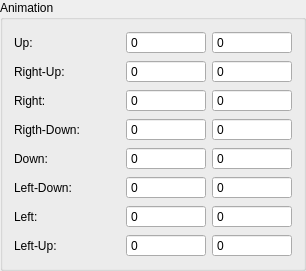
                <widget class="QGroupBox" name="EntityAnimationBox">
                 <property name="title">
                  <string>Animation</string>
                 </property>
                 <layout class="QVBoxLayout" name="verticalLayout_9">
                  <item>
                   <widget class="QWidget" name="Up" native="true">
                    <layout class="QHBoxLayout" name="horizontalLayout_15">
                     <property name="margin">
                      <number>0</number>
                     </property>
                     <item>
                      <widget class="QLabel" name="label_9">
                       <property name="text">
                        <string>Up:</string>
                       </property>
                      </widget>
                     </item>
                     <item>
                      <spacer name="horizontalSpacer_7">
                       <property name="orientation">
                        <enum>Qt::Horizontal</enum>
                       </property>
                       <property name="sizeHint" stdset="0">
                        <size>
                         <width>40</width>
                         <height>20</height>
                        </size>
                       </property>
                      </spacer>
                     </item>
                     <item>
                      <widget class="QSpinBox" name="spinBox_3">
                       <property name="sizePolicy">
                        <sizepolicy hsizetype="Expanding" vsizetype="Fixed">
                         <horstretch>0</horstretch>
                         <verstretch>0</verstretch>
                        </sizepolicy>
                       </property>
                       <property name="minimumSize">
                        <size>
                         <width>80</width>
                         <height>0</height>
                        </size>
                       </property>
                       <property name="maximumSize">
                        <size>
                         <width>80</width>
                         <height>16777215</height>
                        </size>
                       </property>
                       <property name="frame">
                        <bool>true</bool>
                       </property>
                       <property name="buttonSymbols">
                        <enum>QAbstractSpinBox::NoButtons</enum>
                       </property>
                       <property name="maximum">
                        <number>999</number>
                       </property>
                      </widget>
                     </item>
                     <item>
                      <widget class="QSpinBox" name="spinBox_5">
                       <property name="sizePolicy">
                        <sizepolicy hsizetype="Expanding" vsizetype="Fixed">
                         <horstretch>0</horstretch>
                         <verstretch>0</verstretch>
                        </sizepolicy>
                       </property>
                       <property name="minimumSize">
                        <size>
                         <width>80</width>
                         <height>0</height>
                        </size>
                       </property>
                       <property name="maximumSize">
                        <size>
                         <width>80</width>
                         <height>16777215</height>
                        </size>
                       </property>
                       <property name="frame">
                        <bool>true</bool>
                       </property>
                       <property name="buttonSymbols">
                        <enum>QAbstractSpinBox::NoButtons</enum>
                       </property>
                       <property name="maximum">
                        <number>999</number>
                       </property>
                      </widget>
                     </item>
                    </layout>
                   </widget>
                  </item>
                  <item>
                   <widget class="QWidget" name="Rightup" native="true">
                    <layout class="QHBoxLayout" name="horizontalLayout_27">
                     <property name="margin">
                      <number>0</number>
                     </property>
                     <item>
                      <widget class="QLabel" name="label_21">
                       <property name="text">
                        <string>Right-Up:</string>
                       </property>
                      </widget>
                     </item>
                     <item>
                      <spacer name="horizontalSpacer_19">
                       <property name="orientation">
                        <enum>Qt::Horizontal</enum>
                       </property>
                       <property name="sizeHint" stdset="0">
                        <size>
                         <width>40</width>
                         <height>20</height>
                        </size>
                       </property>
                      </spacer>
                     </item>
                     <item>
                      <widget class="QSpinBox" name="spinBox_6">
                       <property name="sizePolicy">
                        <sizepolicy hsizetype="Expanding" vsizetype="Fixed">
                         <horstretch>0</horstretch>
                         <verstretch>0</verstretch>
                        </sizepolicy>
                       </property>
                       <property name="minimumSize">
                        <size>
                         <width>80</width>
                         <height>0</height>
                        </size>
                       </property>
                       <property name="maximumSize">
                        <size>
                         <width>80</width>
                         <height>16777215</height>
                        </size>
                       </property>
                       <property name="frame">
                        <bool>true</bool>
                       </property>
                       <property name="buttonSymbols">
                        <enum>QAbstractSpinBox::NoButtons</enum>
                       </property>
                       <property name="maximum">
                        <number>999</number>
                       </property>
                      </widget>
                     </item>
                     <item>
                      <widget class="QSpinBox" name="spinBox_19">
                       <property name="sizePolicy">
                        <sizepolicy hsizetype="Expanding" vsizetype="Fixed">
                         <horstretch>0</horstretch>
                         <verstretch>0</verstretch>
                        </sizepolicy>
                       </property>
                       <property name="minimumSize">
                        <size>
                         <width>80</width>
                         <height>0</height>
                        </size>
                       </property>
                       <property name="maximumSize">
                        <size>
                         <width>80</width>
                         <height>16777215</height>
                        </size>
                       </property>
                       <property name="frame">
                        <bool>true</bool>
                       </property>
                       <property name="buttonSymbols">
                        <enum>QAbstractSpinBox::NoButtons</enum>
                       </property>
                       <property name="maximum">
                        <number>999</number>
                       </property>
                      </widget>
                     </item>
                    </layout>
                   </widget>
                  </item>
                  <item>
                   <widget class="QWidget" name="Right" native="true">
                    <layout class="QHBoxLayout" name="horizontalLayout_22">
                     <property name="margin">
                      <number>0</number>
                     </property>
                     <item>
                      <widget class="QLabel" name="label_16">
                       <property name="text">
                        <string>Right:</string>
                       </property>
                      </widget>
                     </item>
                     <item>
                      <spacer name="horizontalSpacer_14">
                       <property name="orientation">
                        <enum>Qt::Horizontal</enum>
                       </property>
                       <property name="sizeHint" stdset="0">
                        <size>
                         <width>40</width>
                         <height>20</height>
                        </size>
                       </property>
                      </spacer>
                     </item>
                     <item>
                      <widget class="QSpinBox" name="spinBox_21">
                       <property name="sizePolicy">
                        <sizepolicy hsizetype="Expanding" vsizetype="Fixed">
                         <horstretch>0</horstretch>
                         <verstretch>0</verstretch>
                        </sizepolicy>
                       </property>
                       <property name="minimumSize">
                        <size>
                         <width>80</width>
                         <height>0</height>
                        </size>
                       </property>
                       <property name="maximumSize">
                        <size>
                         <width>80</width>
                         <height>16777215</height>
                        </size>
                       </property>
                       <property name="frame">
                        <bool>true</bool>
                       </property>
                       <property name="buttonSymbols">
                        <enum>QAbstractSpinBox::NoButtons</enum>
                       </property>
                       <property name="maximum">
                        <number>999</number>
                       </property>
                      </widget>
                     </item>
                     <item>
                      <widget class="QSpinBox" name="spinBox_20">
                       <property name="sizePolicy">
                        <sizepolicy hsizetype="Expanding" vsizetype="Fixed">
                         <horstretch>0</horstretch>
                         <verstretch>0</verstretch>
                        </sizepolicy>
                       </property>
                       <property name="minimumSize">
                        <size>
                         <width>80</width>
                         <height>0</height>
                        </size>
                       </property>
                       <property name="maximumSize">
                        <size>
                         <width>80</width>
                         <height>16777215</height>
                        </size>
                       </property>
                       <property name="frame">
                        <bool>true</bool>
                       </property>
                       <property name="buttonSymbols">
                        <enum>QAbstractSpinBox::NoButtons</enum>
                       </property>
                       <property name="maximum">
                        <number>999</number>
                       </property>
                      </widget>
                     </item>
                    </layout>
                   </widget>
                  </item>
                  <item>
                   <widget class="QWidget" name="Rightdown" native="true">
                    <layout class="QHBoxLayout" name="horizontalLayout_28">
                     <property name="margin">
                      <number>0</number>
                     </property>
                     <item>
                      <widget class="QLabel" name="label_22">
                       <property name="text">
                        <string>Rigth-Down:</string>
                       </property>
                      </widget>
                     </item>
                     <item>
                      <spacer name="horizontalSpacer_20">
                       <property name="orientation">
                        <enum>Qt::Horizontal</enum>
                       </property>
                       <property name="sizeHint" stdset="0">
                        <size>
                         <width>40</width>
                         <height>20</height>
                        </size>
                       </property>
                      </spacer>
                     </item>
                     <item>
                      <widget class="QSpinBox" name="spinBox_22">
                       <property name="sizePolicy">
                        <sizepolicy hsizetype="Expanding" vsizetype="Fixed">
                         <horstretch>0</horstretch>
                         <verstretch>0</verstretch>
                        </sizepolicy>
                       </property>
                       <property name="minimumSize">
                        <size>
                         <width>80</width>
                         <height>0</height>
                        </size>
                       </property>
                       <property name="maximumSize">
                        <size>
                         <width>80</width>
                         <height>16777215</height>
                        </size>
                       </property>
                       <property name="frame">
                        <bool>true</bool>
                       </property>
                       <property name="buttonSymbols">
                        <enum>QAbstractSpinBox::NoButtons</enum>
                       </property>
                       <property name="maximum">
                        <number>999</number>
                       </property>
                      </widget>
                     </item>
                     <item>
                      <widget class="QSpinBox" name="spinBox_23">
                       <property name="sizePolicy">
                        <sizepolicy hsizetype="Expanding" vsizetype="Fixed">
                         <horstretch>0</horstretch>
                         <verstretch>0</verstretch>
                        </sizepolicy>
                       </property>
                       <property name="minimumSize">
                        <size>
                         <width>80</width>
                         <height>0</height>
                        </size>
                       </property>
                       <property name="maximumSize">
                        <size>
                         <width>80</width>
                         <height>16777215</height>
                        </size>
                       </property>
                       <property name="frame">
                        <bool>true</bool>
                       </property>
                       <property name="buttonSymbols">
                        <enum>QAbstractSpinBox::NoButtons</enum>
                       </property>
                       <property name="maximum">
                        <number>999</number>
                       </property>
                      </widget>
                     </item>
                    </layout>
                   </widget>
                  </item>
                  <item>
                   <widget class="QWidget" name="Down" native="true">
                    <layout class="QHBoxLayout" name="horizontalLayout_29">
                     <property name="margin">
                      <number>0</number>
                     </property>
                     <item>
                      <widget class="QLabel" name="label_23">
                       <property name="text">
                        <string>Down:</string>
                       </property>
                      </widget>
                     </item>
                     <item>
                      <spacer name="horizontalSpacer_21">
                       <property name="orientation">
                        <enum>Qt::Horizontal</enum>
                       </property>
                       <property name="sizeHint" stdset="0">
                        <size>
                         <width>40</width>
                         <height>20</height>
                        </size>
                       </property>
                      </spacer>
                     </item>
                     <item>
                      <widget class="QSpinBox" name="spinBox_25">
                       <property name="sizePolicy">
                        <sizepolicy hsizetype="Expanding" vsizetype="Fixed">
                         <horstretch>0</horstretch>
                         <verstretch>0</verstretch>
                        </sizepolicy>
                       </property>
                       <property name="minimumSize">
                        <size>
                         <width>80</width>
                         <height>0</height>
                        </size>
                       </property>
                       <property name="maximumSize">
                        <size>
                         <width>80</width>
                         <height>16777215</height>
                        </size>
                       </property>
                       <property name="frame">
                        <bool>true</bool>
                       </property>
                       <property name="buttonSymbols">
                        <enum>QAbstractSpinBox::NoButtons</enum>
                       </property>
                       <property name="maximum">
                        <number>999</number>
                       </property>
                      </widget>
                     </item>
                     <item>
                      <widget class="QSpinBox" name="spinBox_24">
                       <property name="sizePolicy">
                        <sizepolicy hsizetype="Expanding" vsizetype="Fixed">
                         <horstretch>0</horstretch>
                         <verstretch>0</verstretch>
                        </sizepolicy>
                       </property>
                       <property name="minimumSize">
                        <size>
                         <width>80</width>
                         <height>0</height>
                        </size>
                       </property>
                       <property name="maximumSize">
                        <size>
                         <width>80</width>
                         <height>16777215</height>
                        </size>
                       </property>
                       <property name="frame">
                        <bool>true</bool>
                       </property>
                       <property name="buttonSymbols">
                        <enum>QAbstractSpinBox::NoButtons</enum>
                       </property>
                       <property name="maximum">
                        <number>999</number>
                       </property>
                      </widget>
                     </item>
                    </layout>
                   </widget>
                  </item>
                  <item>
                   <widget class="QWidget" name="Leftdown" native="true">
                    <layout class="QHBoxLayout" name="horizontalLayout_21">
                     <property name="margin">
                      <number>0</number>
                     </property>
                     <item>
                      <widget class="QLabel" name="label_15">
                       <property name="text">
                        <string>Left-Down:</string>
                       </property>
                      </widget>
                     </item>
                     <item>
                      <spacer name="horizontalSpacer_13">
                       <property name="orientation">
                        <enum>Qt::Horizontal</enum>
                       </property>
                       <property name="sizeHint" stdset="0">
                        <size>
                         <width>40</width>
                         <height>20</height>
                        </size>
                       </property>
                      </spacer>
                     </item>
                     <item>
                      <widget class="QSpinBox" name="spinBox_27">
                       <property name="sizePolicy">
                        <sizepolicy hsizetype="Expanding" vsizetype="Fixed">
                         <horstretch>0</horstretch>
                         <verstretch>0</verstretch>
                        </sizepolicy>
                       </property>
                       <property name="minimumSize">
                        <size>
                         <width>80</width>
                         <height>0</height>
                        </size>
                       </property>
                       <property name="maximumSize">
                        <size>
                         <width>80</width>
                         <height>16777215</height>
                        </size>
                       </property>
                       <property name="frame">
                        <bool>true</bool>
                       </property>
                       <property name="buttonSymbols">
                        <enum>QAbstractSpinBox::NoButtons</enum>
                       </property>
                       <property name="maximum">
                        <number>999</number>
                       </property>
                      </widget>
                     </item>
                     <item>
                      <widget class="QSpinBox" name="spinBox_26">
                       <property name="sizePolicy">
                        <sizepolicy hsizetype="Expanding" vsizetype="Fixed">
                         <horstretch>0</horstretch>
                         <verstretch>0</verstretch>
                        </sizepolicy>
                       </property>
                       <property name="minimumSize">
                        <size>
                         <width>80</width>
                         <height>0</height>
                        </size>
                       </property>
                       <property name="maximumSize">
                        <size>
                         <width>80</width>
                         <height>16777215</height>
                        </size>
                       </property>
                       <property name="frame">
                        <bool>true</bool>
                       </property>
                       <property name="buttonSymbols">
                        <enum>QAbstractSpinBox::NoButtons</enum>
                       </property>
                       <property name="maximum">
                        <number>999</number>
                       </property>
                      </widget>
                     </item>
                    </layout>
                   </widget>
                  </item>
                  <item>
                   <widget class="QWidget" name="Left" native="true">
                    <layout class="QHBoxLayout" name="horizontalLayout_24">
                     <property name="margin">
                      <number>0</number>
                     </property>
                     <item>
                      <widget class="QLabel" name="label_18">
                       <property name="text">
                        <string>Left:</string>
                       </property>
                      </widget>
                     </item>
                     <item>
                      <spacer name="horizontalSpacer_16">
                       <property name="orientation">
                        <enum>Qt::Horizontal</enum>
                       </property>
                       <property name="sizeHint" stdset="0">
                        <size>
                         <width>40</width>
                         <height>20</height>
                        </size>
                       </property>
                      </spacer>
                     </item>
                     <item>
                      <widget class="QSpinBox" name="spinBox_29">
                       <property name="sizePolicy">
                        <sizepolicy hsizetype="Expanding" vsizetype="Fixed">
                         <horstretch>0</horstretch>
                         <verstretch>0</verstretch>
                        </sizepolicy>
                       </property>
                       <property name="minimumSize">
                        <size>
                         <width>80</width>
                         <height>0</height>
                        </size>
                       </property>
                       <property name="maximumSize">
                        <size>
                         <width>80</width>
                         <height>16777215</height>
                        </size>
                       </property>
                       <property name="frame">
                        <bool>true</bool>
                       </property>
                       <property name="buttonSymbols">
                        <enum>QAbstractSpinBox::NoButtons</enum>
                       </property>
                       <property name="maximum">
                        <number>999</number>
                       </property>
                      </widget>
                     </item>
                     <item>
                      <widget class="QSpinBox" name="spinBox_28">
                       <property name="sizePolicy">
                        <sizepolicy hsizetype="Expanding" vsizetype="Fixed">
                         <horstretch>0</horstretch>
                         <verstretch>0</verstretch>
                        </sizepolicy>
                       </property>
                       <property name="minimumSize">
                        <size>
                         <width>80</width>
                         <height>0</height>
                        </size>
                       </property>
                       <property name="maximumSize">
                        <size>
                         <width>80</width>
                         <height>16777215</height>
                        </size>
                       </property>
                       <property name="frame">
                        <bool>true</bool>
                       </property>
                       <property name="buttonSymbols">
                        <enum>QAbstractSpinBox::NoButtons</enum>
                       </property>
                       <property name="maximum">
                        <number>999</number>
                       </property>
                      </widget>
                     </item>
                    </layout>
                   </widget>
                  </item>
                  <item>
                   <widget class="QWidget" name="Leftup" native="true">
                    <layout class="QHBoxLayout" name="horizontalLayout_26">
                     <property name="margin">
                      <number>0</number>
                     </property>
                     <item>
                      <widget class="QLabel" name="label_19">
                       <property name="text">
                        <string>Left-Up:</string>
                       </property>
                      </widget>
                     </item>
                     <item>
                      <spacer name="horizontalSpacer_18">
                       <property name="orientation">
                        <enum>Qt::Horizontal</enum>
                       </property>
                       <property name="sizeHint" stdset="0">
                        <size>
                         <width>40</width>
                         <height>20</height>
                        </size>
                       </property>
                      </spacer>
                     </item>
                     <item>
                      <widget class="QSpinBox" name="spinBox_31">
                       <property name="sizePolicy">
                        <sizepolicy hsizetype="Expanding" vsizetype="Fixed">
                         <horstretch>0</horstretch>
                         <verstretch>0</verstretch>
                        </sizepolicy>
                       </property>
                       <property name="minimumSize">
                        <size>
                         <width>80</width>
                         <height>0</height>
                        </size>
                       </property>
                       <property name="maximumSize">
                        <size>
                         <width>80</width>
                         <height>16777215</height>
                        </size>
                       </property>
                       <property name="frame">
                        <bool>true</bool>
                       </property>
                       <property name="buttonSymbols">
                        <enum>QAbstractSpinBox::NoButtons</enum>
                       </property>
                       <property name="maximum">
                        <number>999</number>
                       </property>
                      </widget>
                     </item>
                     <item>
                      <widget class="QSpinBox" name="spinBox_30">
                       <property name="sizePolicy">
                        <sizepolicy hsizetype="Expanding" vsizetype="Fixed">
                         <horstretch>0</horstretch>
                         <verstretch>0</verstretch>
                        </sizepolicy>
                       </property>
                       <property name="minimumSize">
                        <size>
                         <width>80</width>
                         <height>0</height>
                        </size>
                       </property>
                       <property name="maximumSize">
                        <size>
                         <width>80</width>
                         <height>16777215</height>
                        </size>
                       </property>
                       <property name="frame">
                        <bool>true</bool>
                       </property>
                       <property name="buttonSymbols">
                        <enum>QAbstractSpinBox::NoButtons</enum>
                       </property>
                       <property name="maximum">
                        <number>999</number>
                       </property>
                      </widget>
                     </item>
                    </layout>
                   </widget>
                  </item>
                 </layout>
                </widget>
